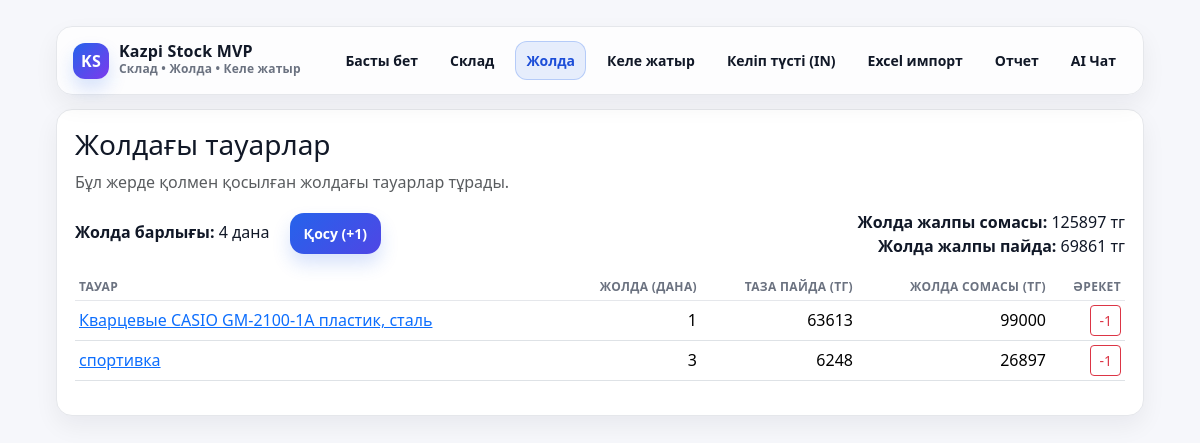
Screenshot of /onway with the database file from the repository.
### models.py (models this page shows, shortened)
class Product(db.Model):
    __tablename__ = "products"
    id = db.Column(db.Integer, primary_key=True)
    name = db.Column(db.String(255), nullable=False, unique=True)
    purchase_price = db.Column(db.Integer, nullable=False, default=0)
    stock_qty = db.Column(db.Integer, nullable=False, default=0)
    reserved_qty = db.Column(db.Integer, nullable=False, default=0)
    onway_qty = db.Column(db.Integer, nullable=False, default=0)

### app.py (the view)
@app.route("/onway")
def onway():
    products_list = (
        Product.query
        .filter(Product.onway_qty >= 1)
        .order_by(Product.name.asc())
        .all()
    )
    purchase_by_pid = {p.id: int(p.purchase_price or 0) for p in products_list}
    sums_by_pid = dict(
        db.session.query(
            OnwayItem.product_id,
            func.coalesce(func.sum(OnwayItem.sale_price), 0)
        )
        .filter(OnwayItem.is_active == True)  # noqa: E712
        .group_by(OnwayItem.product_id)
        .all()
    )
    profit_by_pid = {}
    total_onway_profit = 0
    active_items = (
        db.session.query(OnwayItem.product_id, OnwayItem.sale_price)
        .filter(OnwayItem.is_active == True)  # noqa: E712
        .all()
    )
    for pid, sale_price in active_items:
        if pid not in purchase_by_pid:
            continue
        sale_price_i = int(sale_price or 0)
        purchase_price_i = int(purchase_by_pid.get(pid, 0))
        profit, _commission, _delivery = calc_onway_profit(sale_price_i, purchase_price_i)
        profit_by_pid[pid] = profit_by_pid.get(pid, 0) + profit
        total_onway_profit += profit
    total_onway_qty = sum(int(p.onway_qty or 0) for p in products_list)
    total_onway_sum = sum(int(sums_by_pid.get(p.id, 0) or 0) for p in products_list)
    return render_template(
        "onway.html",
        products=products_list,
        total_onway_qty=total_onway_qty,
        total_onway_sum=total_onway_sum,
        total_onway_profit=total_onway_profit,
        sums_by_pid=sums_by_pid,
        profit_by_pid=profit_by_pid
    )

### app.py (called while the page is built)
def calc_delivery_cost_by_price(price: int) -> int:
    p = int(price or 0)
    if p <= 1000:
        return 49
    if p <= 3000:
        return 179
    if p <= 5000:
        return 231
    if p <= 10000:
        return 957
    return 1507

def calc_onway_profit(sale_price: int, purchase_price: int) -> tuple[int, int, int]:
    sale = int(sale_price or 0)
    buy = int(purchase_price or 0)
    commission = int(round(sale * 12 / 100.0))
    delivery = calc_delivery_cost_by_price(sale)
    profit = sale - commission - delivery - buy
    return profit, commission, delivery

### templates/onway.html
{% extends "base.html" %}
{% block content %}
<h3>Жолдағы тауарлар</h3>
<p class="text-muted">Бұл жерде қолмен қосылған жолдағы тауарлар тұрады.</p>
<div class="mb-3 d-flex align-items-center justify-content-between flex-wrap gap-2">
  <div>
    <b>Жолда барлығы:</b> {{ total_onway_qty }} дана
    <a class="btn btn-sm btn-primary ms-3" href="{{ url_for('onway_add') }}">Қосу (+1)</a>
  </div>
  <div class="text-end">
    <div><b>Жолда жалпы сомасы:</b> {{ total_onway_sum }} тг</div>
    <div><b>Жолда жалпы пайда:</b> {{ total_onway_profit }} тг</div>
  </div>
</div>
<table class="table table-sm">
  <thead>
    <tr>
      <th>Тауар</th>
      <th class="text-end">Жолда (дана)</th>
      <th class="text-end">Таза пайда (тг)</th>
      <th class="text-end">Жолда сомасы (тг)</th>
      <th class="text-end">Әрекет</th>
    </tr>
  </thead>
  <tbody>
    {% for p in products %}
      <tr>
        <td>
          <a href="{{ url_for('onway_product_detail', product_id=p.id) }}">{{ p.name }}</a>
        </td>
        <td class="text-end">{{ p.onway_qty or 0 }}</td>
        <td class="text-end">{{ profit_by_pid.get(p.id, 0) }}</td>
        <td class="text-end">{{ sums_by_pid.get(p.id, 0) }}</td>
        <td class="text-end">
          {% if (p.onway_qty or 0) > 0 %}
          <form method="post" action="{{ url_for('onway_remove', product_id=p.id) }}" style="display:inline;">
            <button class="btn btn-sm btn-outline-danger" type="submit">-1</button>
          </form>
          {% else %}
          <span class="text-muted">—</span>
          {% endif %}
        </td>
      </tr>
    {% endfor %}
  </tbody>
</table>
{% endblock %}

### templates/base.html (style rules this page uses)
:root { --bg: #f6f7fb; --card: #ffffff; --text: #111827; --muted: #6b7280; --line: #e5e7eb; --brand: #2563eb; --brand2:#1d4ed8; --shadow: 0 10px 25px rgba(17,24,39,.06); --radius: 16px; }
body { background: var(--bg); color: var(--text); }
.table { --bs-table-bg: transparent; }
.table thead th { font-size: 12px; letter-spacing: .35px; text-transform: uppercase; color: var(--muted); border-bottom: 1px solid var(--line); }
.table tbody td { border-top: 1px solid rgba(229,231,235,.7); vertical-align: middle; }
.btn-primary { background: linear-gradient(135deg, var(--brand), #4f46e5); border: none; box-shadow: 0 10px 18px rgba(37,99,235,.18); border-radius: 14px; font-weight: 700; padding: 10px 14px; }

### rows the page displays
Product: name "Кварцевые CASIO GM-2100-1A пластик, сталь", onway_qty "1", get "63613", get "99000"
Product: name "спортивка", onway_qty "3", get "6248", get "26897"

### other values shown
{{ total_onway_qty }} "4"
{{ total_onway_sum }} "125897"
{{ total_onway_profit }} "69861"
